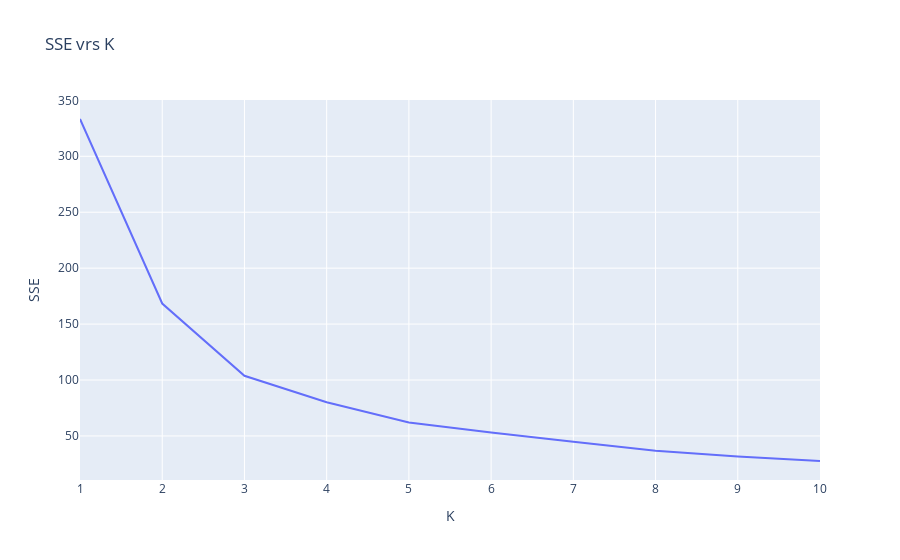

Notebook code for this chart:
### Code cell
#Grafica
datos_SSE = pd.DataFrame(range(1, 11), columns = ["K"])
datos_SSE["SSE"] = sse_sepalo
fig = px.line(datos_SSE, x = "K" , y = "SSE", title='SSE vrs K')
fig.show()

### Figure 1 — Plotly figure (JSON) as saved in the notebook; plotly's stock layout.template omitted (floating-point values rounded to 4 significant figures)
{"data": [{"hovertemplate": "K=%{x}<br>SSE=%{y}<extra></extra>", "legendgroup": "", "line": {"color": "#636efa", "dash": "solid"}, "mode": "lines", "name": "", "orientation": "v", "showlegend": false, "type": "scatter", "x": [1, 2, 3, 4, 5, 6, 7, 8, 9, 10], "xaxis": "x", "y": [333.3, 168.4, 103.8, 80.13, 62.07, 52.99, 44.81, 36.84, 31.56, 27.62], "yaxis": "y"}], "layout": {"legend": {"tracegroupgap": 0}, "title": {"text": "SSE vrs K"}, "xaxis": {"anchor": "y", "domain": [0, 1], "title": {"text": "K"}}, "yaxis": {"anchor": "x", "domain": [0, 1], "title": {"text": "SSE"}}}}
